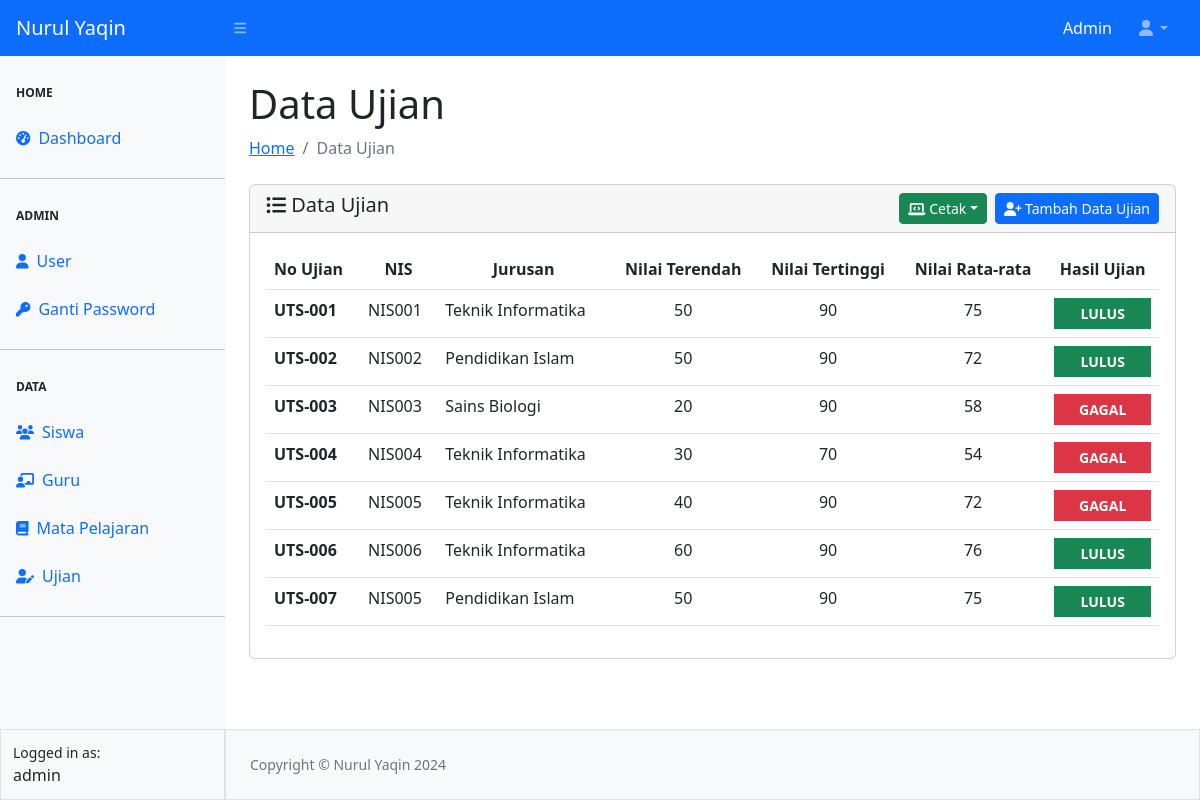
The app's page /ujian/ujian.php (signed in) with its own data.
### tables this page shows
CREATE TABLE `tbl_ujian` (
  `no_ujian` char(7) NOT NULL,
  `tgl_ujian` date NOT NULL,
  `nis` char(6) NOT NULL,
  `jurusan` varchar(50) NOT NULL,
  `total_nilai` int(11) NOT NULL,
  `nilai_terendah` int(11) NOT NULL,
  `nilai_tertinggi` int(11) NOT NULL,
  `nilai_rata2` int(11) NOT NULL,
  `hasil_ujian` varchar(10) NOT NULL
);

### config.php (called while the page is built, shortened)
<?php
$main_url = "http://localhost/sekolah/";

### ujian/ujian.php (the view, shortened to what this page needs)
<?php
require_once "../config.php";
require_once "../templates/header.php";
require_once "../templates/navbar.php";
require_once "../templates/sidebar.php";
?>
<div id="layoutSidenav_content">
                <main>
                    <div class="container-fluid px-4">
                        <h1 class="mt-4">Data Ujian</h1>
                        <ol class="breadcrumb mb-4">
                            <li class="breadcrumb-item "><a href="../index.php">Home</a></li>
                            <li class="breadcrumb-item active">Data Ujian</li>
                        </ol>
                        <div class="card">
                            <div class="card-header">
                                <span class="h5 my-2 "><i class="fa-solid fa-list-ul"></i> Data Ujian</span>
                                <a href="<?= $main_url ?>ujian/nilai_ujian.php" class="btn  btn-sm  btn-primary float-end "><i class="fa-solid fa-user-plus"></i> Tambah Data Ujian</a>
                                <div class="dropdown" style="margin-top:-30px; ">
                                    <button class="btn btn-success mx-2  btn-sm dropdown-toggle float-end" type="button" data-bs-toggle="dropdown"><i class="fa-solid fa-laptop-code"></i> Cetak</button>
                                </div>
                            </div>
                            <div class="card-body">
                            <table class="table table-hover " id="datatablesSimple">
                                <thead>
                                    <tr>
                                    <th scope="col">No Ujian</th>
                                    <th scope="col"><center>NIS</center></th>
                                    <th scope="col"><center>Jurusan</center></th>
                                    <th scope="col"><center>Nilai Terendah</center></th>
                                    <th scope="col"><center>Nilai Tertinggi</center></th>
                                    <th scope="col"><center>Nilai Rata-rata</center></th>
                                    <th scope="col"><center>Hasil Ujian</center></th>
                                    </tr>
                                </thead>
                                <tbody>
                                    <?php
                                    $queryNilai = mysqli_query($koneksi, "SELECT * FROM tbl_ujian");
                                   while($data = mysqli_fetch_assoc($queryNilai)){ ?>
                                    <tr>
                                    <th scope="row"><?= $data['no_ujian'] ?></th>
                                    <td> <?= $data['nis'] ?></td>
                                    <td><?= $data['jurusan'] ?></td>
                                    <td ><center><?= $data['nilai_terendah'] ?></center></td>
                                    <td><center><?= $data['nilai_tertinggi'] ?></center></td>
                                    <td><center><?= $data['nilai_rata2'] ?></center></td>
                                    <td>
                                        <?php if($data['hasil_ujian'] == "Lulus") { ?>
                                            <button type="button" class="btn btn-success btn-sm rounded-0 col-12 fw-bold text-uppercase"><?= $data['hasil_ujian'] ?></button>
                                        <?php }else{ ?>
                                            <button type="button" class="btn btn-danger btn-sm rounded-0 col-12 fw-bold text-uppercase"><?= $data['hasil_ujian'] ?>
                                        <?php } ?>
                                    </td>
                                    </tr>
                                  <?php } ?>
                                </tbody>
                                </table>
                            </div>
                            </div>
                    </div>
                </main>
<?php
require_once"../templates/footer.php";
?>

### records on screen
tbl_ujian: no_ujian "UTS-001", nis "NIS001", jurusan "Teknik Informatika", nilai_terendah "50", nilai_tertinggi "90", nilai_rata2 "75", hasil_ujian "LULUS"
tbl_ujian: no_ujian "UTS-002", nis "NIS002", jurusan "Pendidikan Islam", nilai_terendah "50", nilai_tertinggi "90", nilai_rata2 "72", hasil_ujian "LULUS"
tbl_ujian: no_ujian "UTS-003", nis "NIS003", jurusan "Sains Biologi", nilai_terendah "20", nilai_tertinggi "90", nilai_rata2 "58", hasil_ujian "GAGAL"
tbl_ujian: no_ujian "UTS-004", nis "NIS004", jurusan "Teknik Informatika", nilai_terendah "30", nilai_tertinggi "70", nilai_rata2 "54", hasil_ujian "GAGAL"
tbl_ujian: no_ujian "UTS-005", nis "NIS005", jurusan "Teknik Informatika", nilai_terendah "40", nilai_tertinggi "90", nilai_rata2 "72", hasil_ujian "GAGAL"
tbl_ujian: no_ujian "UTS-006", nis "NIS006", jurusan "Teknik Informatika", nilai_terendah "60", nilai_tertinggi "90", nilai_rata2 "76", hasil_ujian "LULUS"
tbl_ujian: no_ujian "UTS-007", nis "NIS005", jurusan "Pendidikan Islam", nilai_terendah "50", nilai_tertinggi "90", nilai_rata2 "75", hasil_ujian "LULUS"

### other values on screen
$_SESSION['ssUser'] "Admin"
$_SESSION['ssUser'] "admin"
